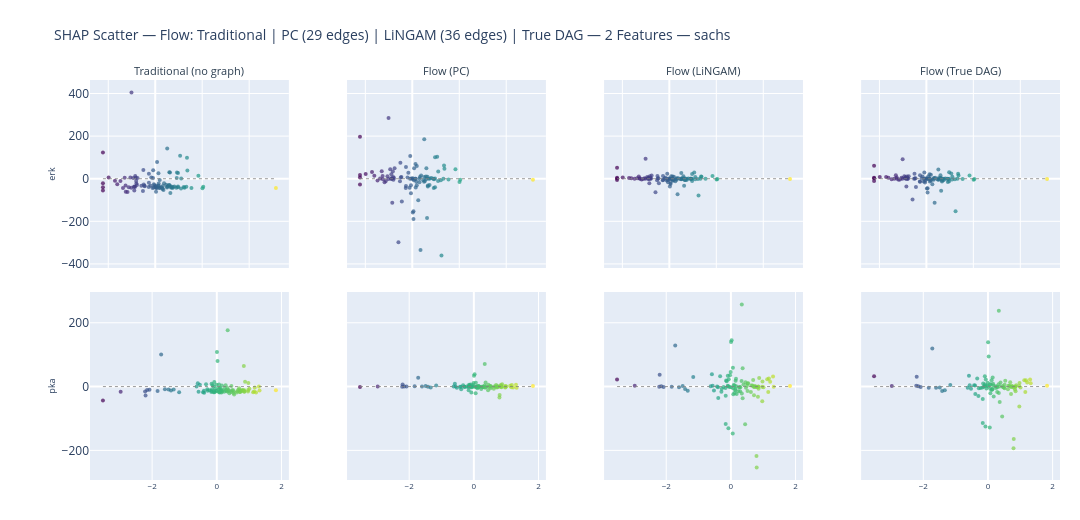

Write notebook code for a chart like this one.
### Code cell
fig_scatter = plot_shap_scatter_pc_vs_lingam(
    shap_data, feature_names, scratch_rank, top_features, x_test,
    pc_edges, lingam_edges, DATASET, N_TOP_FEATURES,
    method = "Flow",
    features=HIGHLIGHT_FEATURES,
)
